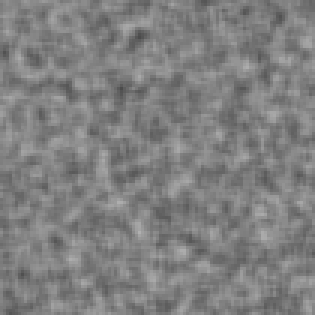
%> input picture lab_4/code/synth1.pgm, 105 x 105 px, shrunk from 128 x 128 before the run (shown 3 times larger); the run also reads 2 pictures not shown here
$ octave --eval "demo1;"   (GNU Octave 9; MATLAB toolbox functions it lacks are replaced by stand-ins)
%> lines starting %> are read from the running program, lines starting %| are printed output that depends on the picture
### lab_4/code/opticalflow.m
%function F = flow(im1,im2)
% calculates the optical flow between images im1 and im2
%
%INPUT
%- im1: first image (in time) should be in black and white
%- im2: second image (in time) should be in black and white
%- sigma: how much you smooth the image
%
%OUTPUT
%- F: vector of flows
%- ind: indexes of the flow vectors
function [F,ind] = opticalflow(im1,im2,sigma)

% if no images are provided load standard images
if nargin < 1
    im1 = imread('synth1.pgm');
    im2 = imread('synth2.pgm');
    sigma = 1;
end

im1 =double(im1);
im2=double(im2);

% devide regions
[h,w] = size(im1);

hDevide = floor(h/15);
wDevide = floor(w/15);

%Calculate the center coordinates of the regions
ind = zeros(hDevide,wDevide,2);
ind(:,:,1) = repmat((0:wDevide-1)',1,hDevide)*15+7.5;
ind(:,:,2) = repmat((0:hDevide-1),wDevide,1)*15+7.5;

%Find image derivatives (refer to Gaussian filters in Exercise 1)

Ix = ImageDerivatives(im1,sigma,'x','t');
Iy = ImageDerivatives(im1,sigma,'y','t');
It = im1 - im2;

%For every patch find flow vector and store in F
F = zeros(hDevide,wDevide,2);
for i=0:hDevide-1
    for j=0:wDevide-1
        % make a matrix consisting of derivatives along the patch
        A1 = Ix(i*15+1:(i+1)*15,j*15+1:(j+1)*15);
        A2 = Iy(i*15+1:(i+1)*15,j*15+1:(j+1)*15);
        A = [A1(:), A2(:)];
        % make b matrix consisting of derivatives in time
        b = - It(i*15+1:(i+1)*15,j*15+1:(j+1)*15);
        b = b(:);
        v = pinv(A'*A) * A' * double(b);
        F(i+1,j+1,:) = v;
    end
end

end

### lab_1/ImageDerivatives.m
%img is image path or matrix if test specified, sigma used for kernel
%creation, type = ( ?x?, ?y?, ?xx?, ?yy?, ?xy?, ?yx?), test = 't' if
%testmode, img needs to be matrix then
function F=ImageDerivatives(img , sigma , type, test)

%first correctly read in image; if test specified img is a matrix which we
%use
if strcmp(test, 't')
    im = img;
else
    imIn = imread (img);
    im = im2double(imIn);

    if size(im,3) == 3
        im = rgb2gray(im);
    end
end

%do convolution dependent on specified type ( ?x?, ?y?, ?xx?, ?yy?, ?xy?, ?yx?)

G = gaussianFilter(sigma);

if strcmp(type,'x')

    Gx = gaussianFirst(G,sigma);
    F = conv2(1,Gx,im,'same');

elseif strcmp(type,'y')

    Gy = gaussianFirst(G,sigma);
    F = conv2(Gy,1,im,'same');

elseif strcmp(type, 'xx')

    Gxx = gaussianSec(G,sigma);
    F = conv2(1,Gxx,im,'same');

elseif strcmp(type, 'yy')

    Gyy = gaussianSec(G,sigma);
    F = conv2(Gyy,1,im,'same');

elseif strcmp(type, 'xy') || strcmp(type, 'yx')

    Gxy = gaussianFirst(G,sigma);
    F = conv2(Gxy,Gxy,im,'same');

else
    fprintf('Derivative type not supported\n');
end

% %if test mode show image
% if strcmp(test,'t')
%     imshow(F)
% end


end

### lab_1/gaussianFilter.m
function G = gaussianFilter( sigma )
    L=ceil(3*sigma);
    G = 1/sigma*(sqrt(pi*2))*exp(-(-L:L).^2/(2*(sigma^2)));
    G = G/sum(G);
end

### lab_1/gaussianFirst.m
function Gd = gaussianFirst(G,sigma)

    L=ceil(3*sigma);

    multiplTerm = ((-L:L)/(sigma^2))./sigma^4;

    Gd = multiplTerm .* G;

end

### lab_4/code/demo1_2.m

%Shows a demo of the flow function on two images. Also produces an animated
%gif
function demo1()

%% Show the flow in the synthesized image
clf();
im1 = imread('synth1.pgm');
%> im1 is the input picture: size 105x105 uint8; min 75, max 176, mean 127.6
im2 = imread('synth2.pgm');
[F,ind] = opticalflow(im1,im2,1);
%> in opticalflow, `It = im1 - im2;`:
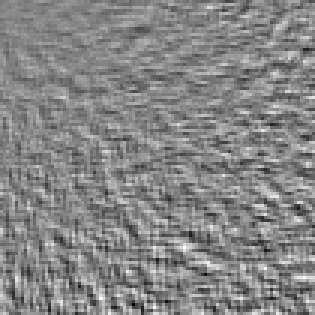
%> It: size 105x105 double (shown 3 times larger); min -32, max 29, mean 0; drawn with min black and max white
imshow(im1)
hold on
quiver(ind(:,:,1),ind(:,:,2),F(:,:,1),F(:,:,2),'b');
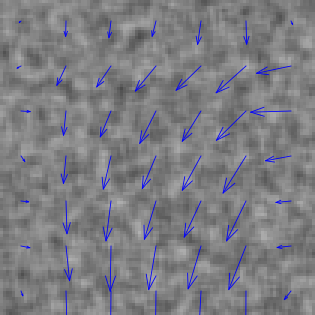
%> figure redrawn from the program's plot data; shown 3 times larger

%pause process
display('Press any key to continue')
pause()

%% Show the flow in the sphere image
clf();
im1 = imread('sphere1.ppm');
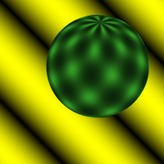
%> input picture lab_4/code/sphere1.ppm, 164 x 164 px, shrunk from 200 x 200 before the run
%> im1 is the input picture: size 164x164x3 uint8; mean R, G, B 117.1, 134, 5.8
im2 = imread('sphere2.ppm');

ig1 = rgb2gray(im1);
ig2 = rgb2gray(im2);
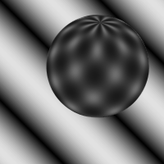
%> ig2: size 164x164 uint8; min 0, max 226, mean 114.4; mean of the top-left, top-right, bottom-left and bottom-right quarters 123.6, 80.3, 130.4, 123.2
[F,ind] = opticalflow(ig1,ig2,1);
%> call 2 of opticalflow, with sigma = 1
%> in opticalflow (call 2), `It = im1 - im2;`:
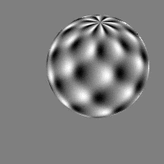
%> It: size 164x164 double; min -27, max 27, mean 0; drawn with min black and max white

imshow(im1)
hold on
quiver(ind(:,:,2),ind(:,:,1),F(:,:,1),F(:,:,2),'m');

%% Produce animated gif of sphere
f = getframe;
im = frame2im(f);
[imind,cm] = rgb2ind(im,256);
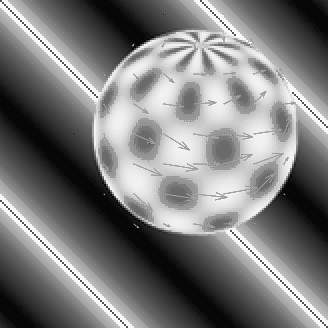
%> imind: size 328x328 uint8; min 7, max 254, mean 124
%> cm = 255 rows, first 12: [1 1 0; 1 0.996 0; 0.996 0.996 0; 0.996 0.992 0; 0.992 0.992 0; 0.996 0.988 0; 0.988 0.992 0; 0.988 0.988 0; 0.988 0.984 0; 0.984 0.984 0; 0.984 0.98 0; 0.98 0.98 0]
imwrite(imind,cm,'sphere','gif', 'Loopcount',inf);

imshow(im2)
quiver(ind(:,:,2),ind(:,:,1),F(:,:,1),F(:,:,2),'m');
f = getframe;
im = frame2im(f);
[imind,cm] = rgb2ind(im,256);
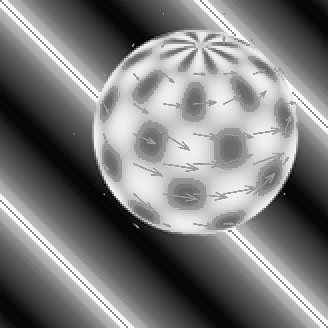
%> imind: size 328x328 uint8; min 6, max 254, mean 123.8
%> cm = 255 rows, first 12: [1 1 0; 1 0.996 0; 0.996 0.996 0; 1 0.992 0; 0.992 0.992 0; 0.992 0.988 0; 0.988 0.988 0; 0.988 0.984 0; 0.984 0.984 0; 0.984 0.98 0; 0.98 0.98 0; 0.976 0.984 0]
imwrite(imind,cm,'sphere','gif','WriteMode','append');
end
